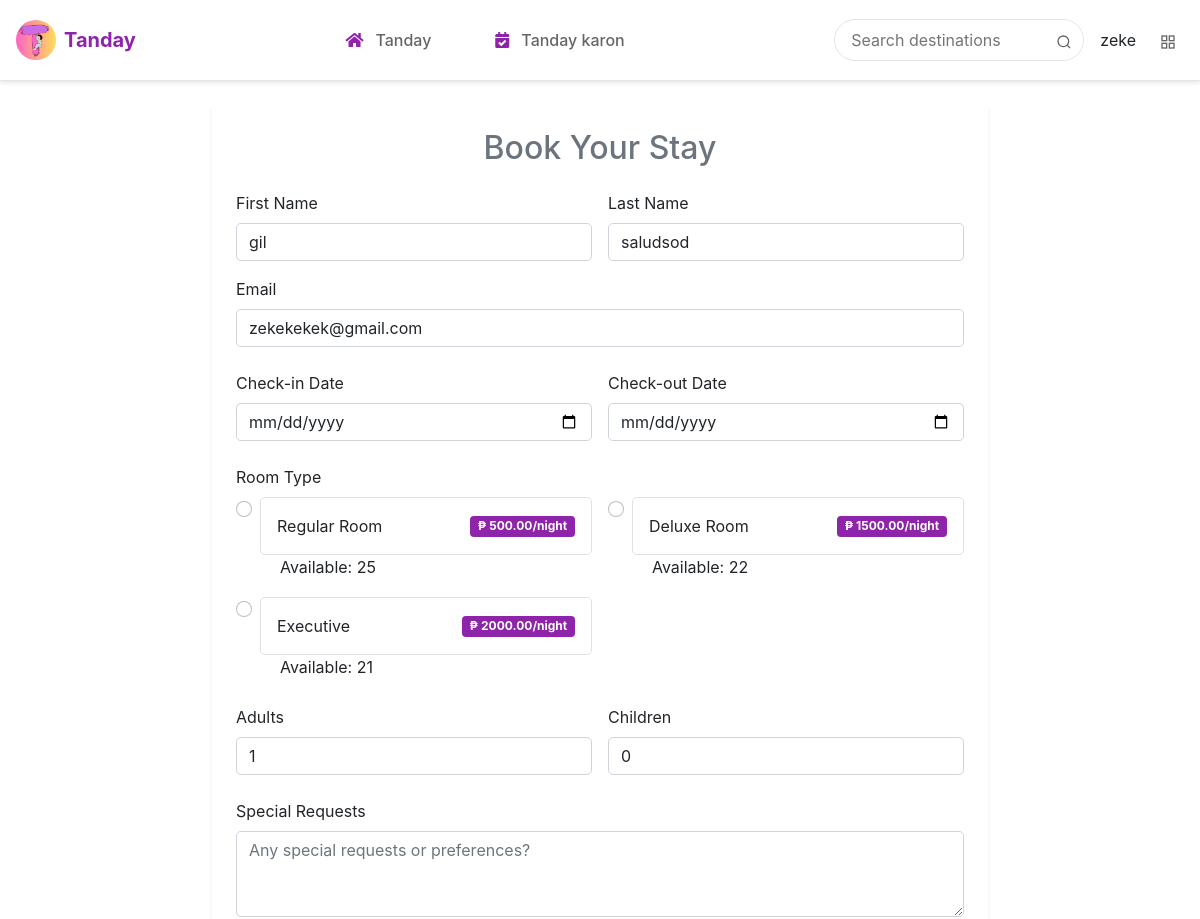
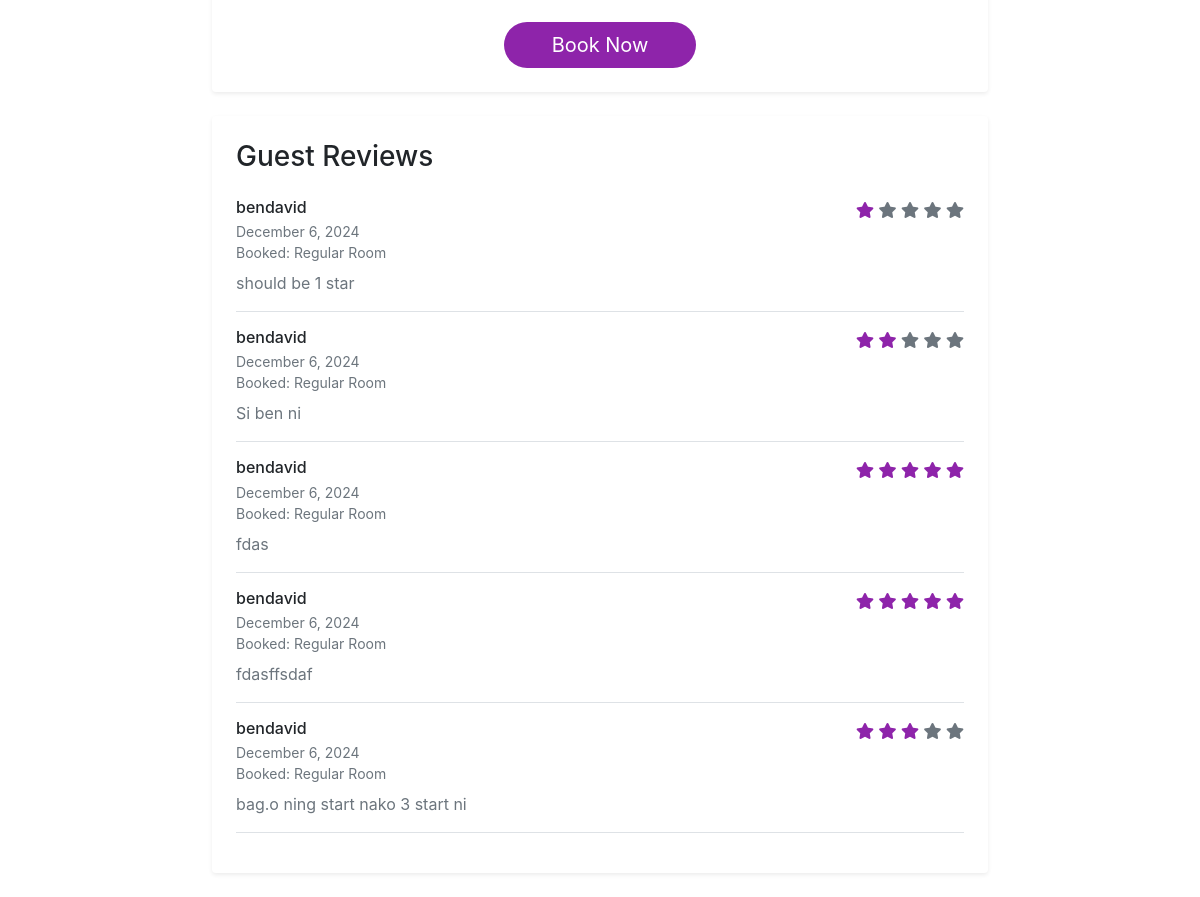
Page /booking/1/ (signed in) on the committed database (2 pictures, top to bottom).
### api/models.py (models this page shows, shortened)
class Rooms(models.Model):
    name = models.CharField(max_length=100)
    number_of_beds = models.IntegerField()
    price = models.FloatField()
    listing = models.ForeignKey('Listing', on_delete=models.CASCADE)
    available_room = models.IntegerField(default=1)

class Reviews(models.Model):
    message = models.TextField()
    booking = models.ForeignKey(Booking, on_delete=models.CASCADE)
    listing = models.ForeignKey(Listing, on_delete=models.CASCADE)
    user = models.ForeignKey(User, on_delete=models.CASCADE)
    timePosted = models.DateField(auto_now_add=True)
    rating = models.IntegerField(choices=[(i, i) for i in range(1, 6)], default=5)  # 1-5 star rating

class Booking(models.Model):
    STATUS_CHOICES = [
        ("Pending", "Pending"),
        ("Canceled", "Canceled"),
        ("Accepted", "Accepted"),
        ("Check-in", "Check-in"),
        ("Check-out", "Check-out"),
    ]
    user = models.ForeignKey(User, on_delete=models.CASCADE, null=True, blank=True)
    name = models.CharField(max_length=100)
    email = models.EmailField()
    check_in = models.DateField(null=True, blank=True)
    check_out = models.DateField(null=True, blank=True)
    guests = models.IntegerField()
    room = models.ForeignKey(Rooms, on_delete=models.CASCADE)
    booking_number = models.CharField(max_length=12, editable=False, default=timezone.now().strftime('%Y%m%d%H%M%S') + uuid.uuid4().hex[:14].upper())
    status = models.CharField(max_length=10, choices=STATUS_CHOICES, default="Pending")
    isReviewed = models.BooleanField(default=False)

### api/views.py (the view)
# urls.py: path('booking/<int:listing_id>/', booking_page, name='booking'),
@login_required
def booking_page(request,listing_id):
    reviews = Reviews.objects.filter(listing = listing_id)
    current_datetime = timezone.now()
    rooms = Rooms.objects.filter(listing = listing_id)
    for room in rooms:
        print(room.name)
    listing = Listing.objects.all()
    return render(request, 'booking.html', {
        'username': request.user.username,
        'email': request.user.email,
        'listing':listing,
        'rooms':rooms,
        'reviews': reviews,
        'current_datetime':current_datetime,
    })

### api/templates/booking.html (shortened to what this page needs)
{% extends 'base.html' %}
{% load static %}
{% block content %}
<div class="container-fluid container-xxl py-4">
    <div class="row justify-content-center">
        <div class="col-12 col-lg-8">
            <div class="card shadow-sm rounded-4 border-0">
                <div class="card-body p-4">
                    <h2 class="text-center text-secondary mb-4">Book Your Stay</h2>
                    <form class="booking-form" method="POST" action="{% url 'book_now' %}">
                        <div class="row g-3 mb-4">
                            <div class="col-md-6">
                                <label class="form-label">First Name</label>
                                <input type="text" name="first_name" class="form-control rounded-3" required value="{{ request.user.first_name }}">
                            </div>
                            <div class="col-md-6">
                                <label class="form-label">Last Name</label>
                                <input type="text" name="last_name" class="form-control rounded-3" required value="{{ request.user.last_name }}">
                            </div>
                            <div class="col-12">
                                <label class="form-label">Email</label>
                                <input type="email" name="email" class="form-control rounded-3" required value="{{ email }}">
                            </div>
                        </div>
                        <div class="row g-3 mb-4">
                            <div class="col-md-6">
                                <label class="form-label">Check-in Date</label>
                                <input
                                    type="date"
                                    name="check_in"
                                    class="form-control rounded-3"
                                    id="check_in"
                                    required
                                    min="{{ current_datetime|date:'Y-m-d' }}">
                            </div>
                            <div class="col-md-6">
                                <label class="form-label">Check-out Date</label>
                                <input
                                    type="date"
                                    name="check_out"
                                    class="form-control rounded-3"
                                    id="check_out"
                                    required>
                            </div>
                        </div>
                        <div class="mb-4">
                            <label class="form-label">Room Type</label>
                            <div class="row g-3">
                                {% for room in rooms %}
                                <div class="col-md-6">
                                    <div class="form-check">
                                        <input type="radio"
                                               name="room_id"
                                               value="{{ room.id }}"
                                               class="form-check-input"
                                               id="room_{{ room.id }}"
                                               required>
                                        <label class="form-check-label d-flex justify-content-between align-items-center p-3 border rounded-3"
                                               for="room_{{ room.id }}">
                                            <span>{{ room.name }}</span>
                                            <span class="badge bg-purple">₱ {{ room.price|floatformat:2 }}/night</span>
                                        </label>
                                        <span style="margin-left: 20px;">{% if room.available_room <= 0 %} Unavailable {% else %}
                                            Available: {{ room.available_room }}{% endif %}</span>
                                    </div>
                                </div>
                                {% endfor %}
                            </div>
                        </div>
                        <div class="row g-3 mb-4">
                            <div class="col-md-6">
                                <label class="form-label">Adults</label>
                                <input type="number"
                                       name="adults"
                                       min="1"
                                       value="1"
                                       class="form-control rounded-3"
                                       required>
                            </div>
                            <div class="col-md-6">
                                <label class="form-label">Children</label>
                                <input type="number"
                                       name="children"
                                       min="0"
                                       value="0"
                                       class="form-control rounded-3">
                            </div>
                        </div>
                        <div class="mb-4">
                            <label class="form-label">Special Requests</label>
                            <textarea name="special_requests"
                                      class="form-control rounded-3"
                                      rows="3"
                                      placeholder="Any special requests or preferences?"></textarea>
                        </div>
                        <div class="text-center">
                            <button type="submit" class="btn btn-purple btn-lg rounded-pill px-5">
                                Book Now
                            </button>
                        </div>
                    </form>
                </div>
            </div>
            {% if reviews %}
            <div class="card shadow-sm rounded-4 border-0 mt-4">
                <div class="card-body p-4">
                    <h3 class="card-title mb-4">Guest Reviews</h3>
                    <div class="reviews-list">
                        {% for review in reviews %}
                        <div class="review-item border-bottom pb-3 mb-3">
                            <div class="d-flex justify-content-between align-items-start mb-2">
                                <div>
                                    <h6 class="mb-1">{{ review.user.username }}</h6>
                                    <div class="text-muted small">{{ review.timePosted|date:"F j, Y" }}</div>
                                    <div class="text-muted small">Booked: {{ review.booking.room.name }}</div>
                                </div>
                                <div class="text-purple">
                                    {% for i in "12345" %}
                                    <i class="fas fa-star {% if forloop.counter <= review.rating %}text-purple{% else %}text-muted{% endif %}"></i>
                                    {% endfor %}
                                </div>
                            </div>
                            <p class="mb-0 text-secondary">{{ review.message }}</p>
                        </div>
                        {% endfor %}
                    </div>
                </div>
            </div>
            {% endif %}
        </div>
    </div>
</div>
{% endblock %}

### api/templates/base.html (shortened to what this page needs)
<!DOCTYPE html>
{% load static %}
<html lang="en">
<head>
    <link rel="stylesheet" href="https://cdnjs.cloudflare.com/ajax/libs/font-awesome/5.15.4/css/all.min.css">
    <link rel="stylesheet" href="https://cdn.jsdelivr.net/npm/bootstrap@5.1.3/dist/css/bootstrap.min.css">
    <link href="https://cdn.jsdelivr.net/npm/bootstrap-icons/font/bootstrap-icons.css" rel="stylesheet">
</head>
<body>
    <header>
        <div class="header-content">
            <div class="balay">
                <a href="{% url 'home' %}" class="logo">
                    <img src="{% static 'logo.png' %}" alt="Tanday Logo">
                    <span>Tanday </span>
                </a>
            </div>
            <nav>
                <a href="{% url 'home' %}" {% if request.resolver_match.url_name == 'home' %}class="active"{% endif %}>
                    <i class="fas fa-home"></i>
                    <span>Tanday</span>
                </a>
                <a href="{% url 'my_bookings' %}" {% if request.resolver_match.url_name == 'my_bookings' %}class="active"{% endif %}>
                    <i class="fas fa-calendar-check"></i>
                    <span>Tanday karon</span>
                </a>
            </nav>
            <div class="search-user">
                <div class="search-bar">
                    <form method="GET" action="{% url 'home' %}">
                        <input type="text" name="search" placeholder="Search destinations" value="{{ search_query }}">
                        <button type="submit" aria-label="Search">
                            <svg width="16" height="16" viewBox="0 0 24 24" fill="none" stroke="currentColor" stroke-width="2">
                                <circle cx="11" cy="11" r="8"></circle>
                                <line x1="21" y1="21" x2="16.65" y2="16.65"></line>
                            </svg>
                        </button>
                    </form>
                </div>
                <div class="user-actions">
                    <span>{{ request.user.username }}</span>
                    <div class="dashboard-dropdown">
                        <button aria-label="Dashboard">
                            <svg width="16" height="16" viewBox="0 0 24 24" fill="none" stroke="currentColor" stroke-width="2">
                                <rect x="3" y="3" width="7" height="7"></rect>
                                <rect x="14" y="3" width="7" height="7"></rect>
                                <rect x="14" y="14" width="7" height="7"></rect>
                                <rect x="3" y="14" width="7" height="7"></rect>
                            </svg>
                        </button>
                    </div>
                </div>
            </div>
        </div>
    </header>
    <main>
        {% block content %}{% endblock %}
    </main>
</body>
</html>

### api/templates/base.html (style rules this page uses)
.text-purple { color: #8e24aa !important; }
.bg-purple { background-color: #8e24aa !important; }
.btn-purple { background-color: #8e24aa; color: white; border: none; }
body { font-family: -apple-system, BlinkMacSystemFont, 'Segoe UI', Roboto, 'Helvetica Neue', Arial, sans-serif; }
header { background-color: white; box-shadow: 0 2px 4px rgba(0, 0, 0, 0.1); position: sticky; top: 0; z-index: 1030; border-bottom: 1px solid #e5e5e5; }
.header-content { display: flex; justify-content: space-between; align-items: center; padding: 1rem; max-width: 1200px; margin: 0 auto; }
.logo { display: flex; align-items: center; text-decoration: none; color: #8e24aa; font-weight: bold; font-size: 1.25rem; gap: 0.5rem; transition: transform 0.3s ease; }
.logo img { width: 40px; height: 40px; border-radius: 50%; }
nav { display: flex; align-items: center; gap: 1.5rem; margin: 0 2rem; }
nav a { display: flex; align-items: center; gap: 0.75rem; text-decoration: none; color: #666; font-weight: 500; padding: 0.75rem 1.25rem; border-radius: 9999px; transition: all 0.2s ease; white-space: nowrap; }
nav a i { color: #8e24aa; transition: color 0.2s ease; }
.search-bar { position: relative; margin-right: 1rem; }
.search-bar form { display: flex; align-items: center; }
.search-bar input { padding: 0.5rem 2.5rem 0.5rem 1rem; border: 1px solid #e5e5e5; border-radius: 9999px; width: 250px; transition: all 0.2s ease; }
.search-bar button { position: absolute; right: 0.75rem; top: 50%; transform: translateY(-50%); background: none; border: none; color: #666; padding: 0; cursor: pointer; }
.search-user { display: flex; align-items: center; }
.user-actions { display: flex; align-items: center; gap: 1rem; }
.dashboard-dropdown { position: relative; }
.dashboard-dropdown button { background: none; border: none; padding: 0.5rem; cursor: pointer; color: #666; }

### api/templates/booking.html (style rules this page uses)
.btn-purple { background-color: #8e24aa; color: white; }
.text-purple { color: #8e24aa !important; }
.bg-purple { background-color: #8e24aa !important; }
.form-check-label { cursor: pointer; transition: all 0.2s ease; }

### rows in the picture
Rooms: available_room "☐ Regular Room ₱ 500.00/night", name "Regular Room", price "500.00", available_room "25"
Rooms: available_room "☐ Deluxe Room ₱ 1500.00/night", name "Deluxe Room", price "1500.00", available_room "22"
Rooms: available_room "☐ Executive ₱ 2000.00/night", name "Executive", price "2000.00", available_room "21"
Reviews: user.username "bendavid", timePosted "December 6, 2024", booking.room.name "Regular Room", rating 1 (drawn), message "should be 1 star"
Reviews: user.username "bendavid", timePosted "December 6, 2024", booking.room.name "Regular Room", rating 2 (drawn), message "Si ben ni"
Reviews: user.username "bendavid", timePosted "December 6, 2024", booking.room.name "Regular Room", rating 5 (drawn), message "fdas"
Reviews: user.username "bendavid", timePosted "December 6, 2024", booking.room.name "Regular Room", rating 5 (drawn), message "fdasffsdaf"
Reviews: user.username "bendavid", timePosted "December 6, 2024", booking.room.name "Regular Room", rating 3 (drawn), message "bag.o ning start nako 3 start ni"

### other values in the picture
{{ request.user.username }} "zeke"
